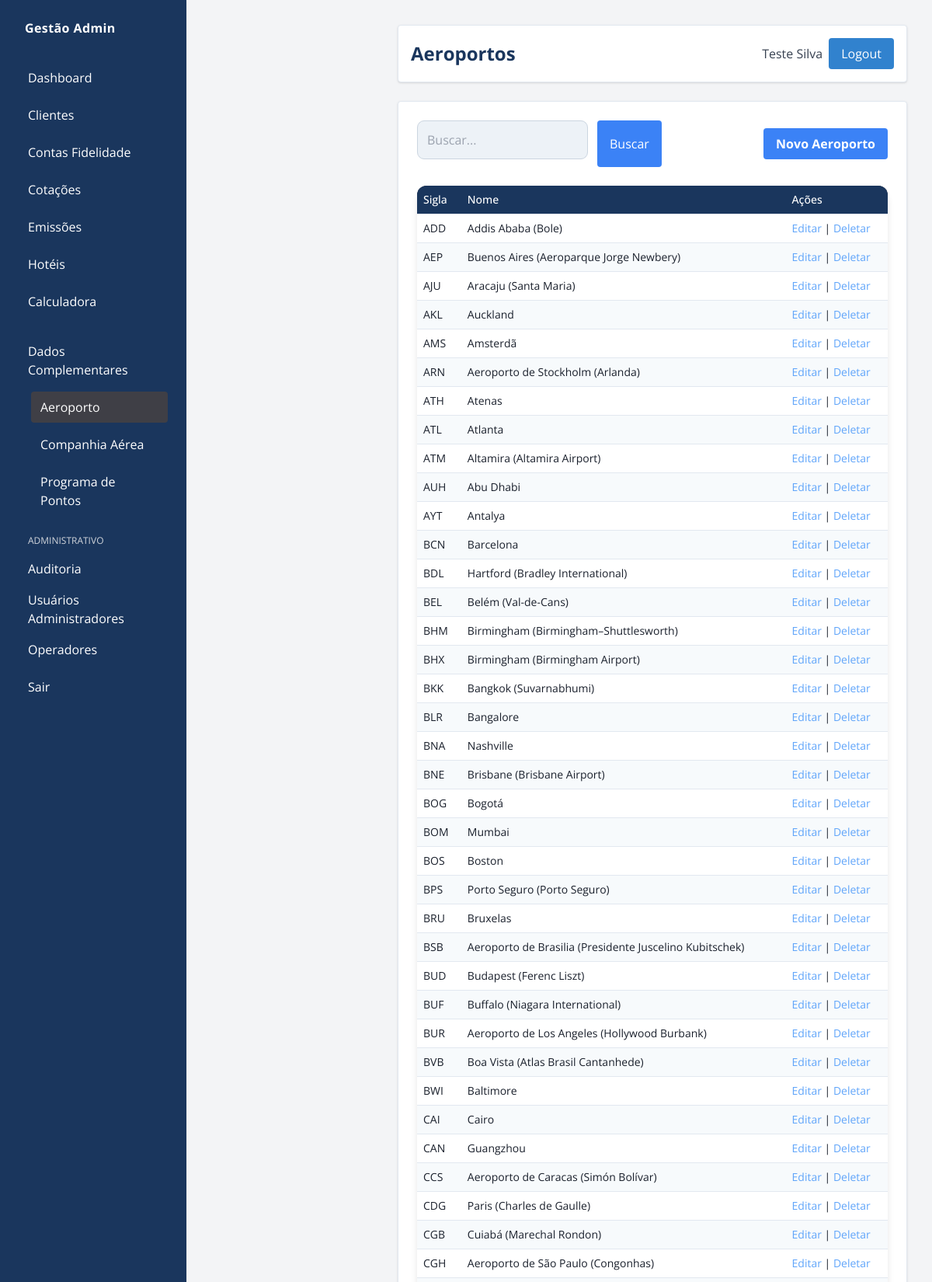
The page /adm/aeroportos/ (signed in, upper part) on the database its author committed.
### gestao/models/aeroporto.py (models this page shows, shortened)
class Aeroporto(models.Model):
    nome = models.CharField(max_length=200)
    sigla = models.CharField(max_length=10)
    cidade = models.CharField(max_length=200)
    estado = models.CharField(max_length=100)
    class Meta:
        ordering = ["sigla"]

### gestao/views/aeroportos.py (the view)
@login_required
def admin_aeroportos(request):
    if (permission_denied := require_admin_or_operator(request)):
        return permission_denied
    busca = request.GET.get("busca", "")
    aeroportos = Aeroporto.objects.all()
    if busca:
        aeroportos = aeroportos.filter(Q(nome__icontains=busca) | Q(sigla__icontains=busca))
    return render(
        request,
        "admin_custom/aeroportos.html",
        {"aeroportos": aeroportos, "busca": busca},
    )

### gestao/views/permissions.py (called while the page is built)
def require_admin_or_operator(request):
    if request.user.is_superuser:
        return render(request, "sem_permissao.html")
    perfil = getattr(getattr(request.user, "cliente_gestao", None), "perfil", "")
    if perfil not in ["admin", "operador"]:
        return render(request, "sem_permissao.html")
    return None

### gestao/templates/admin_custom/aeroportos.html (shortened to what this page needs)
{% extends "admin_custom/base_admin.html" %}
{% load static %}
{% block header_title %}Aeroportos{% endblock %}
{% block menu_aeroportos %}bg-zinc-700 text-white{% endblock %}
{% block dados_complementares_open %}open{% endblock %}
{% block content %}
<div class="flex justify-between items-center mb-6 flex-wrap gap-4">
    <form method="get" class="flex gap-3">
        <input type="text" name="busca" value="{{ busca }}" placeholder="Buscar..." class="bg-zinc-100 border border-zinc-300 rounded px-4 py-2 flex-1 min-w-[220px] max-w-[720px]" />
        <button type="submit" class="bg-blue-500 hover:bg-blue-600 text-white px-4 py-2 rounded">Buscar</button>
    </form>
    <a href="{% url 'admin_novo_aeroporto' %}" class="bg-blue-500 hover:bg-blue-600 text-white px-4 py-2 rounded font-bold">Novo Aeroporto</a>
</div>
    <table class="min-w-full text-sm">
        <thead class="bg-zinc-700 text-zinc-200">
            <tr>
                <th class="p-2 text-left font-medium">Sigla</th>
                <th class="p-2 text-left font-medium">Nome</th>
                <th class="p-2 text-left font-medium">Ações</th>
            </tr>
        </thead>
        <tbody>
            {% for a in aeroportos %}
            <tr class="border-b border-zinc-700">
                <td class="p-2">{{ a.sigla }}</td>
                <td class="p-2">{{ a.nome }}</td>
                <td class="p-2">
                    <a href="{% url 'admin_editar_aeroporto' a.id %}" class="text-blue-400">Editar</a> |
                    <a href="{% url 'admin_deletar_aeroporto' a.id %}" class="text-blue-400">Deletar</a>
                </td>
            </tr>
            {% empty %}
            <tr><td colspan="3" class="text-center text-red-400 py-4">Nenhum aeroporto cadastrado.</td></tr>
            {% endfor %}
        </tbody>
    </table>
{% endblock %}

### gestao/templates/admin_custom/base_admin.html (shortened to what this page needs)
{% load static %}
<!DOCTYPE html>
<html lang="pt-br">
<head>
    <script src="https://cdn.tailwindcss.com"></script>
    <link rel="stylesheet" href="{% static 'gestao/admin_custom.css' %}">
    <link rel="stylesheet" href="{% static 'gestao/css/painel.css' %}">
</head>
<body class="bg-gray-100 text-black flex" style="font-family: 'Open Sans', sans-serif;">
        <aside class="bg-[#1a365d] w-60 min-h-screen p-6 fixed shadow text-white transition-all duration-300 relative">
        <div class="font-bold tracking-wide mb-8 pl-2 sidebar-label">
            Gestão Admin
        </div>
        <nav class="flex flex-col space-y-2">
             {% if request.user.is_superuser %}
                <a class="block px-3 py-2 rounded hover:bg-[#2c5282] {% block menu_empresas %}{% endblock %}" href="{% url 'admin_empresas' %}">Empresas</a>
            {% else %}
                <a class="flex items-center px-3 py-2 rounded hover:bg-[#2c5282] {% block menu_dashboard %}{% endblock %}" href="{% url 'admin_dashboard' %}"><span class="sidebar-label">Dashboard</span></a>
                <a class="flex items-center px-3 py-2 rounded hover:bg-[#2c5282] {% block menu_clientes %}{% endblock %}" href="{% url 'admin_clientes' %}"><span class="sidebar-label">Clientes</span></a>
                <a class="flex items-center px-3 py-2 rounded hover:bg-[#2c5282] {% block menu_contas %}{% endblock %}" href="{% url 'admin_contas' %}"><span class="sidebar-label">Contas Fidelidade</span></a>
                <a class="flex items-center px-3 py-2 rounded hover:bg-[#2c5282] {% block menu_cotacoes_voo %}{% endblock %}" href="{% url 'admin_cotacoes_voo' %}"><span class="sidebar-label">Cotações</span></a>
                <a class="flex items-center px-3 py-2 rounded hover:bg-[#2c5282] {% block menu_emissoes %}{% endblock %}" href="{% url 'admin_emissoes' %}"><span class="sidebar-label">Emissões</span></a>
                <a class="flex items-center px-3 py-2 rounded hover:bg-[#2c5282] {% block menu_hoteis %}{% endblock %}" href="{% url 'admin_hoteis' %}"><span class="sidebar-label">Hotéis</span></a>
                <a class="flex items-center px-3 py-2 rounded hover:bg-[#2c5282] {% block menu_calculadora %}{% endblock %}" href="{% url 'admin_calculadora_cotacao' %}"><span class="sidebar-label">Calculadora</span></a>
                <details class="pt-4 group" {% block dados_complementares_open %}{% endblock %}>
                    <summary class="px-3 py-2 rounded cursor-pointer hover:bg-[#2c5282] focus:outline-none flex items-center"><span class="sidebar-label">Dados Complementares</span></summary>
                    <div class="mt-2 ml-4 flex flex-col space-y-2">
                        <a class="flex items-center px-3 py-2 rounded hover:bg-[#2c5282] {% block menu_aeroportos %}{% endblock %}" href="{% url 'admin_aeroportos' %}"><span class="sidebar-label">Aeroporto</span></a>
                        <a class="flex items-center px-3 py-2 rounded hover:bg-[#2c5282] {% block menu_companhias %}{% endblock %}" href="{% url 'admin_companhias' %}"><span class="sidebar-label">Companhia Aérea</span></a>
                        <a class="flex items-center px-3 py-2 rounded hover:bg-[#2c5282] {% block menu_programas %}{% endblock %}" href="{% url 'admin_programas' %}"><span class="sidebar-label">Programa de Pontos</span></a>
                    </div>
                </details>
            {% endif %}
            <div class="pt-4">
                <p class="px-3 text-gray-300 uppercase text-xs mb-2 sidebar-label">Administrativo</p>
                {% if not request.user.is_superuser %}
                <a class="flex items-center px-3 py-2 rounded hover:bg-[#2c5282] {% block menu_auditoria %}{% endblock %}" href="{% url 'admin_auditoria' %}"><span class="sidebar-label">Auditoria</span></a>
                {% endif %}
                {% with perfil=request.user.cliente_gestao.perfil %}
                    {% if perfil == "admin" or request.user.is_superuser %}
                        <a class="flex items-center px-3 py-2 rounded hover:bg-[#2c5282]" href="{% url 'user_list' %}"><span class="sidebar-label">Usuários Administradores</span></a>
                        <a class="flex items-center px-3 py-2 rounded hover:bg-[#2c5282] {% block menu_operadores %}{% endblock %}" href="{% url 'operator_list' %}"><span class="sidebar-label">Operadores</span></a>
                    {% endif %}
                {% endwith %}
            </div>
             <a class="flex items-center px-3 py-2 rounded hover:bg-[#2c5282]" href="{% url 'logout' %}"><span class="sidebar-label">Sair</span></a>
        </nav>
    </aside>
     <main class="flex-1 ml-60 p-8 transition-all duration-300">
        <header class="bg-white rounded p-4 mb-6 flex justify-between items-center shadow">
                        <div class="flex items-center gap-2">
                <h1 class="text-2xl font-bold">{% block header_title %}Painel Administrativo{% endblock %}</h1>
            </div>
            <div class="flex items-center space-x-2">
                <span class="text-gray-700">{{ request.user.get_full_name|default:request.user.username }}</span>
                <a href="{% url 'logout' %}" class="bg-[#3182ce] hover:bg-[#2c5282] text-white px-4 py-2 rounded">Logout</a>
            </div>
        </header>
        <section class="bg-white rounded shadow p-6">
            {% block content %}{% endblock %}
        </section>
    </main>
</body>
</html>

### gestao/static/admin_custom.css (style rules this page uses)
body { background-color: #f7fafc; color: #000000; font-family: 'Open Sans', sans-serif; }
main > header, main > section { background-color: #ffffff !important; border: 1px solid #e2e8f0 !important; }
table { width: 100%; border-collapse: collapse; background-color: #ffffff; }
th, td { padding: 10px; border-bottom: 1px solid #e2e8f0; }
th { background-color: #f7fafc; color: #000000; }
tr:nth-child(even) { background-color: #f7fafc; }
a { color: #3182ce; text-decoration: none; }
input, select, textarea { background-color: #ffffff; color: #000000; border: 1px solid #e2e8f0; border-radius: 0.375rem; padding: 0.5rem 0.75rem; }
button { background-color: #3182ce; color: #ffffff; border: none; padding: 0.5rem 1rem; border-radius: 0.375rem; font-weight: 500; cursor: pointer; }
aside { transition: transform 0.3s; }
main { transition: margin-left 0.3s; }
.sidebar-label { transition: opacity 0.3s; }

### gestao/static/gestao/css/painel.css (style rules this page uses)
body { background: #f7fafc; color: #1a202c; font-family: 'Open Sans', sans-serif; }
h1, h2, .valor, .section-title { color: #1a365d; }
table { width: 100%; border-collapse: collapse; background: #ffffff; border-radius: 12px; overflow: hidden; margin-bottom: 32px; box-shadow: 0 10px 8px rgba(0, 0, 0, 0.1); }
th, td { padding: 10px; text-align: left; }
th { background: #1a365d; color: #ffffff; }
tr { border-bottom: 1px solid #e2e8f0; }
tr:last-child { border-bottom: none; }
td { color: #1a202c; }
input[type="text"], input[type="password"], select { width: 100%; padding: 12px; border: 1px solid #cbd5e0; border-radius: 9px; margin-bottom: 10px; background: #edf2f7; color: #1a202c; font-size: 1rem; }
input[type="submit"], button { width: 100%; background: #3182ce; color: #fff; border: none; border-radius: 9px; padding: 12px 0; font-size: 1.05rem; margin-top: 18px; cursor: pointer; font-weight: 600; transition: background .25s; }

### rows shown on the page
Aeroporto: sigla "ADD", nome "Addis Ababa (Bole)"
Aeroporto: sigla "AEP", nome "Buenos Aires (Aeroparque Jorge Newbery)"
Aeroporto: sigla "AJU", nome "Aracaju (Santa Maria)"
Aeroporto: sigla "AKL", nome "Auckland"
Aeroporto: sigla "AMS", nome "Amsterdã"
Aeroporto: sigla "ARN", nome "Aeroporto de Stockholm (Arlanda)"
Aeroporto: sigla "ATH", nome "Atenas"
Aeroporto: sigla "ATL", nome "Atlanta"
Aeroporto: sigla "ATM", nome "Altamira (Altamira Airport)"
Aeroporto: sigla "AUH", nome "Abu Dhabi"
Aeroporto: sigla "AYT", nome "Antalya"
Aeroporto: sigla "BCN", nome "Barcelona"
Aeroporto: sigla "BDL", nome "Hartford (Bradley International)"
Aeroporto: sigla "BEL", nome "Belém (Val-de-Cans)"
Aeroporto: sigla "BHM", nome "Birmingham (Birmingham–Shuttlesworth)"
Aeroporto: sigla "BHX", nome "Birmingham (Birmingham Airport)"
Aeroporto: sigla "BKK", nome "Bangkok (Suvarnabhumi)"
Aeroporto: sigla "BLR", nome "Bangalore"
Aeroporto: sigla "BNA", nome "Nashville"
Aeroporto: sigla "BNE", nome "Brisbane (Brisbane Airport)"
Aeroporto: sigla "BOG", nome "Bogotá"
Aeroporto: sigla "BOM", nome "Mumbai"
Aeroporto: sigla "BOS", nome "Boston"
Aeroporto: sigla "BPS", nome "Porto Seguro (Porto Seguro)"
Aeroporto: sigla "BRU", nome "Bruxelas"
Aeroporto: sigla "BSB", nome "Aeroporto de Brasilia (Presidente Juscelino Kubitschek)"
Aeroporto: sigla "BUD", nome "Budapest (Ferenc Liszt)"
Aeroporto: sigla "BUF", nome "Buffalo (Niagara International)"
Aeroporto: sigla "BUR", nome "Aeroporto de Los Angeles (Hollywood Burbank)"
Aeroporto: sigla "BVB", nome "Boa Vista (Atlas Brasil Cantanhede)"
Aeroporto: sigla "BWI", nome "Baltimore"
Aeroporto: sigla "CAI", nome "Cairo"
Aeroporto: sigla "CAN", nome "Guangzhou"
Aeroporto: sigla "CCS", nome "Aeroporto de Caracas (Simón Bolívar)"
Aeroporto: sigla "CDG", nome "Paris (Charles de Gaulle)"
Aeroporto: sigla "CGB", nome "Cuiabá (Marechal Rondon)"
Aeroporto: sigla "CGH", nome "Aeroporto de São Paulo (Congonhas)"

### other values the page prints
{{ request.user.get_full_name|default:request.user.username }} "Teste Silva"
